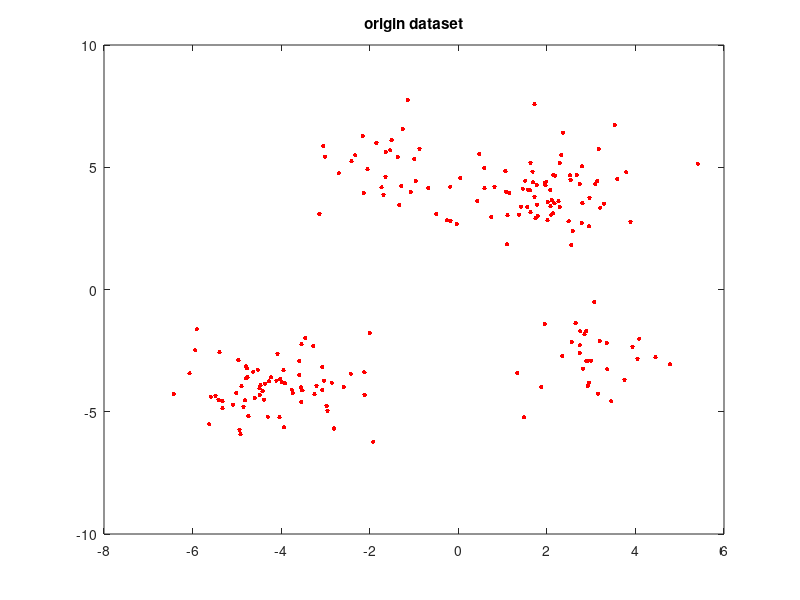

MATLAB code for this plot: (Note: this script raises an error after producing the figure.)
clc;clear;close all
% (b)-(c) load 'twodpoints.txt' and plot

% load data
twoD=load('twodpoints.txt');
[N, d] = size(twoD);
x = twoD(:,1);
t = twoD(:,2);

% plot origin dataset
figure(1);
%subplot(1,2,1);
plot(x, t, 'r.', 'MarkerSize', 10);
title('origin dataset');

%pause;

% set k clusters, and init method
k = 3;
init = 'uniform';

% init by hand
init_centers = zeros(k,d);
init_centers(1,:)=[0.04607 4.565];
init_centers(2,:)=[-3.983 -3.781];
init_centers(3,:)=[2.993 -2.907];

% clustering
[cluster_i,~] = k_means_alg(twoD,k,init,init_centers);

% plot clustering in different color
%colors = {'green', 'blue','black','yellow','red','magenta','cyan'};
colors = zeros(k,3);
% set color
for i = 1:k
    colors(i,:) = rand(1,3);
end

figure(2)
%subplot(1,2,2);
% if inti by hand plot init center
if isequal(init,'manual')
    plot(init_centers(:,1), init_centers(:,2), 'r*', 'MarkerSize', 12);
    hold on
end
for i = 1:k
    hold on;
    plot(x(find(cluster_i==i,N)),t(find(cluster_i==i,N)),'.','Color',colors(i,:),'MarkerSize', 10);
end
title('clustering');
fprintf('finish! plz enter!')
pause;


% (d) run the algorithm for k = 1, . . . 10 and plot the k-means cost

clc;clear;close all;
% load data
twoD=load('twodpoints.txt');
[N, d] = size(twoD);
x = twoD(:,1);
t = twoD(:,2);

% init
k = 1:10;
init = 'uniform';
costs = zeros(length(k),1);

for i = k
    init_centers = zeros(i,d);
    [~,cost] = k_means_alg(twoD,i,init,init_centers);
    costs(i,:) = cost;
    
end
plot(costs)



% (e) load 'threedpoints.txt' and plot







